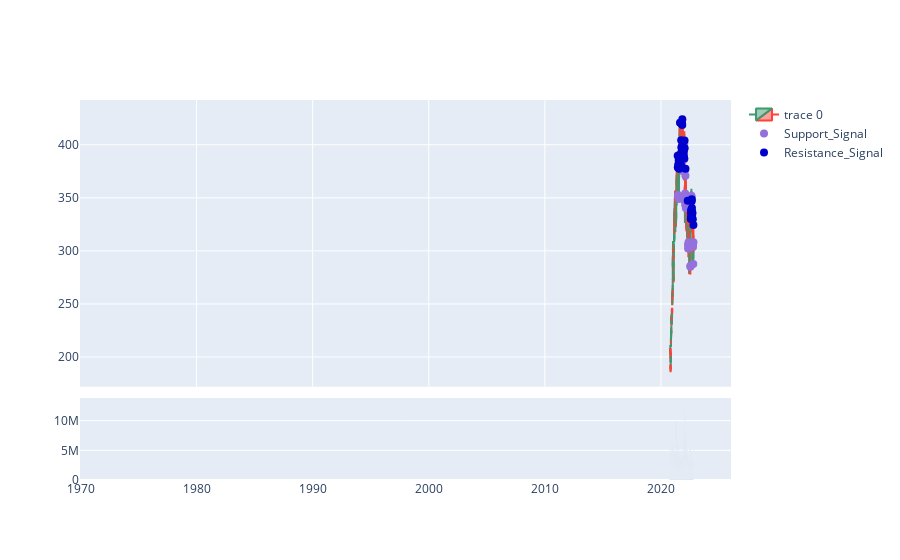

Notebook cell for this chart:
### Code cell
fig = make_subplots( rows = 2, cols = 1, shared_xaxes = True,
                    vertical_spacing= 0.03, row_width = [0.2, 0.7])

fig.add_trace(go.Candlestick(x = df_rtn['Date'],
                            open = df_rtn['Open'],
                            high = df_rtn['High'], 
                            low = df_rtn['Low'], 
                            close = df_rtn['Close']),
                            row = 1 , col = 1) 


fig.add_trace(go.Bar(x =df_rtn['Date'] , y = df_rtn['Volume'], showlegend = False ), 
                     row = 2, col =1)

fig.update(layout_xaxis_rangeslider_visible=False)

counter1 = 0
counter2 = 0

while(True):
    if (counter1 > len(support_list) - 1):
        break
    fig.add_shape( type = 'line', line=dict(color="Green",width=1) ,x0 = support_list[counter1][0]-3 , y0 = support_list[counter1][1],
                  x1 = df_rtn.shape[0], y1 = support_list[counter1][1])
    
    counter1 += 1

while(True):
    if (counter2 > len(resistance_list) - 1):
        break
  
    fig.add_shape( type = 'line', line=dict(color="Red",width=1),x0 = resistance_list[counter2][0] - 3 , y0 = resistance_list[counter2][1], 
                x1 = df_rtn.shape[0], y1 = resistance_list[counter2][1])
    counter2 +=1

# fig.add_scatter(x = df.index , y = df['PointPos'] ,mode = "markers",
#                 marker = dict(size = 8 , color = "MediumPurple"), name = "Signal")

fig.add_scatter(x = df_rtn['Date'] , y = df_rtn['SupportPos'] ,mode = "markers",
                marker = dict(size = 8 , color = "MediumPurple"), name = "Support_Signal")

fig.add_scatter(x = df_rtn['Date'] , y = df_rtn['ResistPos'] ,mode = "markers",
                marker = dict(size = 8 , color = "MediumBlue"), name = "Resistance_Signal")


fig.update_layout(xaxis_range=[df_rtn['Date'][0],
                               df_rtn['Date'][len(df_rtn)-1]])

fig.show()

### Figure 1 — Plotly figure (JSON) as saved in the notebook; plotly's stock layout.template omitted (floating-point values rounded to 4 significant figures; data arrays with more than 128 entries replaced by an {"elided": "..."} marker saying what was removed)
{"data": [{"close": {"elided": "505 float values"}, "high": {"elided": "505 float values"}, "low": {"elided": "505 float values"}, "open": {"elided": "505 float values"}, "type": "candlestick", "x": {"elided": "505 str values"}, "xaxis": "x", "yaxis": "y"}, {"showlegend": false, "type": "bar", "x": {"elided": "505 str values"}, "xaxis": "x2", "y": {"elided": "505 int values"}, "yaxis": "y2"}, {"marker": {"color": "MediumPurple", "size": 8}, "mode": "markers", "name": "Support_Signal", "type": "scatter", "x": {"elided": "505 str values"}, "y": {"elided": "505 float values"}}, {"marker": {"color": "MediumBlue", "size": 8}, "mode": "markers", "name": "Resistance_Signal", "type": "scatter", "x": {"elided": "505 str values"}, "y": {"elided": "505 float values"}}], "layout": {"shapes": [{"line": {"color": "Green", "width": 1}, "type": "line", "x0": 139, "x1": 505, "y0": 353.2, "y1": 353.2}, {"line": {"color": "Green", "width": 1}, "type": "line", "x0": 164, "x1": 505, "y0": 348.1, "y1": 348.1}, {"line": {"color": "Green", "width": 1}, "type": "line", "x0": 177, "x1": 505, "y0": 355.6, "y1": 355.6}, {"line": {"color": "Green", "width": 1}, "type": "line", "x0": 207, "x1": 505, "y0": 390.9, "y1": 390.9}, {"line": {"color": "Green", "width": 1}, "type": "line", "x0": 238, "x1": 505, "y0": 372.8, "y1": 372.8}, {"line": {"color": "Green", "width": 1}, "type": "line", "x0": 245, "x1": 505, "y0": 378.6, "y1": 378.6}, {"line": {"color": "Green", "width": 1}, "type": "line", "x0": 261, "x1": 505, "y0": 403.0, "y1": 403.0}, {"line": {"color": "Green", "width": 1}, "type": "line", "x0": 280, "x1": 505, "y0": 376.0, "y1": 376.0}, {"line": {"color": "Green", "width": 1}, "type": "line", "x0": 367, "x1": 505, "y0": 308.2, "y1": 308.2}, {"line": {"color": "Green", "width": 1}, "type": "line", "x0": 426, "x1": 505, "y0": 288.4, "y1": 288.4}, {"line": {"color": "Green", "width": 1}, "type": "line", "x0": 497, "x1": 505, "y0": 287.8, "y1": 287.8}, {"line": {"color": "Red", "width": 1}, "type": "line", "x0": 136, "x1": 505, "y0": 377.0, "y1": 377.0}, {"line": {"color": "Red", "width": 1}, "type": "line", "x0": 155, "x1": 505, "y0": 393.3, "y1": 393.3}, {"line": {"color": "Red", "width": 1}, "type": "line", "x0": 180, "x1": 505, "y0": 385.3, "y1": 385.3}, {"line": {"color": "Red", "width": 1}, "type": "line", "x0": 202, "x1": 505, "y0": 418.6, "y1": 418.6}, {"line": {"color": "Red", "width": 1}, "type": "line", "x0": 254, "x1": 505, "y0": 419.8, "y1": 419.8}, {"line": {"color": "Red", "width": 1}, "type": "line", "x0": 259, "x1": 505, "y0": 426.2, "y1": 426.2}, {"line": {"color": "Red", "width": 1}, "type": "line", "x0": 303, "x1": 505, "y0": 412.7, "y1": 412.7}, {"line": {"color": "Red", "width": 1}, "type": "line", "x0": 353, "x1": 505, "y0": 346.8, "y1": 346.8}, {"line": {"color": "Red", "width": 1}, "type": "line", "x0": 403, "x1": 505, "y0": 329.7, "y1": 329.7}, {"line": {"color": "Red", "width": 1}, "type": "line", "x0": 439, "x1": 505, "y0": 329.0, "y1": 329.0}, {"line": {"color": "Red", "width": 1}, "type": "line", "x0": 444, "x1": 505, "y0": 335.2, "y1": 335.2}, {"line": {"color": "Red", "width": 1}, "type": "line", "x0": 464, "x1": 505, "y0": 348.7, "y1": 348.7}, {"line": {"color": "Red", "width": 1}, "type": "line", "x0": 490, "x1": 505, "y0": 315.2, "y1": 315.2}], "xaxis": {"anchor": "y", "domain": [0, 1], "matches": "x2", "range": ["2020-10-19T00:00:00", "2022-10-19T00:00:00"], "rangeslider": {"visible": false}, "showticklabels": false}, "xaxis2": {"anchor": "y2", "domain": [0, 1]}, "yaxis": {"anchor": "x", "domain": [0.2456, 1]}, "yaxis2": {"anchor": "x2", "domain": [0, 0.2156]}}}
